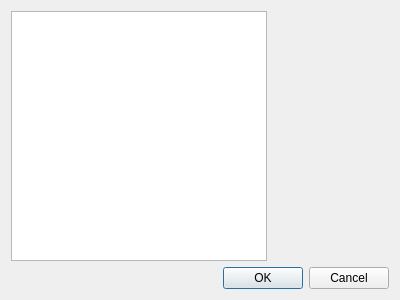
<?xml version="1.0" encoding="UTF-8"?>
<ui version="4.0">
 <class>PreferenceDialog</class>
 <widget class="QDialog" name="PreferenceDialog">
  <property name="geometry">
   <rect>
    <x>0</x>
    <y>0</y>
    <width>400</width>
    <height>300</height>
   </rect>
  </property>
  <property name="windowTitle">
   <string>Dialog</string>
  </property>
  <layout class="QVBoxLayout" name="verticalLayout">
   <item>
    <layout class="QHBoxLayout" name="horizontalLayout" stretch="0,2">
     <item>
      <widget class="QTreeWidget" name="treeWidget">
       <property name="sizePolicy">
        <sizepolicy hsizetype="Minimum" vsizetype="Expanding">
         <horstretch>0</horstretch>
         <verstretch>0</verstretch>
        </sizepolicy>
       </property>
       <property name="sortingEnabled">
        <bool>true</bool>
       </property>
       <attribute name="headerVisible">
        <bool>false</bool>
       </attribute>
       <column>
        <property name="text">
         <string>1</string>
        </property>
       </column>
      </widget>
     </item>
     <item>
      <widget class="QWidget" name="formWidget" native="true">
       <property name="sizePolicy">
        <sizepolicy hsizetype="Expanding" vsizetype="Preferred">
         <horstretch>0</horstretch>
         <verstretch>0</verstretch>
        </sizepolicy>
       </property>
       <layout class="QFormLayout" name="formLayout"/>
      </widget>
     </item>
    </layout>
   </item>
   <item>
    <widget class="QDialogButtonBox" name="buttonBox">
     <property name="orientation">
      <enum>Qt::Horizontal</enum>
     </property>
     <property name="standardButtons">
      <set>QDialogButtonBox::Cancel|QDialogButtonBox::Ok</set>
     </property>
    </widget>
   </item>
  </layout>
 </widget>
 <resources/>
 <connections>
  <connection>
   <sender>buttonBox</sender>
   <signal>accepted()</signal>
   <receiver>PreferenceDialog</receiver>
   <slot>accept()</slot>
   <hints>
    <hint type="sourcelabel">
     <x>248</x>
     <y>254</y>
    </hint>
    <hint type="destinationlabel">
     <x>157</x>
     <y>274</y>
    </hint>
   </hints>
  </connection>
  <connection>
   <sender>buttonBox</sender>
   <signal>rejected()</signal>
   <receiver>PreferenceDialog</receiver>
   <slot>reject()</slot>
   <hints>
    <hint type="sourcelabel">
     <x>316</x>
     <y>260</y>
    </hint>
    <hint type="destinationlabel">
     <x>286</x>
     <y>274</y>
    </hint>
   </hints>
  </connection>
 </connections>
</ui>
